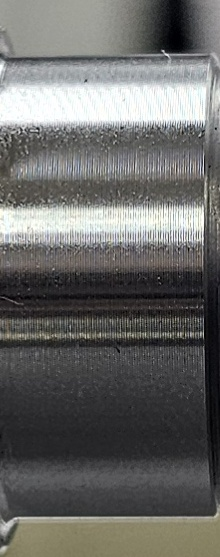
#> input picture Day020-1-1/sample_03_roi.jpg, 220 x 557 px, found by its file name
$ python main.py   (older library calls are emulated)
#> lines starting #> are read from the running program, lines starting #| are printed output that depends on the picture; after the words box and inside, x2 and y2 are one past the last pixel; in counts of white or black regions, pixels touching at a corner belong together; long printed decimals are rounded
import cv2
import numpy as np
from pathlib import Path


# ---------------------------------
# 1. 폴더 / 샘플 설정
# ---------------------------------

base_dir = Path("Day020-1-1")

samples = {
    "03": "sample_03_roi.jpg",
    "04": "sample_04_roi.jpg",
    "06": "sample_06_roi.jpg",
    "07": "sample_07_roi.jpg",
    "N01": "sample_N01_roi.jpg",
    "N02": "sample_N02_roi.jpg",
}


# ---------------------------------
# 2. Sub-pixel 보간 함수
# ---------------------------------

def subpixel_peak(profile, index):

    if index <= 0 or index >= len(profile) - 1:
        return float(index)

    y1 = profile[index - 1]
    y2 = profile[index]
    y3 = profile[index + 1]

    denominator = y1 - 2 * y2 + y3

    if denominator == 0:
        return float(index)

    offset = 0.5 * (y1 - y3) / denominator

    return float(index + offset)


# ---------------------------------
# 3. 한 이미지 측정 함수
# ---------------------------------

def measure_sample(image_path):

    image = cv2.imread(str(image_path))
#> image is the input picture: shape (557, 220, 3); mean B, G, R 103.3, 105.4, 105.4

    if image is None:
        raise FileNotFoundError(
            f"이미지를 찾을 수 없습니다 : {image_path}"
        )

    gray = cv2.cvtColor(
        image,
        cv2.COLOR_BGR2GRAY
    )
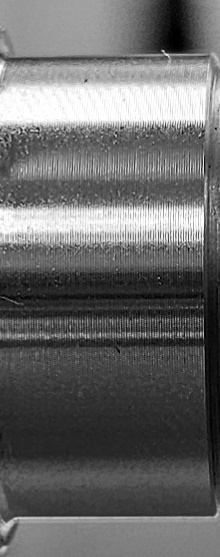
#> gray: shape (557, 220); min 0, max 255, mean 105.1

    blur = cv2.GaussianBlur(
        gray,
        (5, 5),
        0
    )
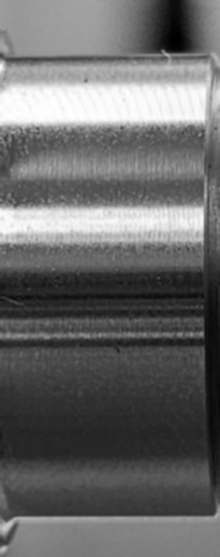
#> blur: shape (557, 220); min 1, max 255, mean 105.1

    gradient_y = cv2.Sobel(
        blur,
        cv2.CV_64F,
        0,
        1,
        ksize=3
    )
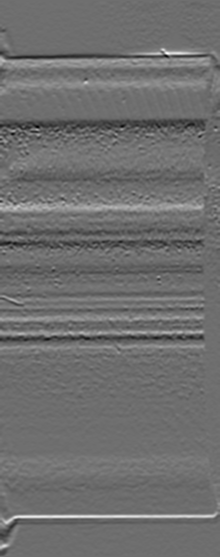
#> gradient_y: shape (557, 220) float64; min -298, max 386, mean 0; drawn with min black and max white

    gradient_abs = np.abs(
        gradient_y
    )
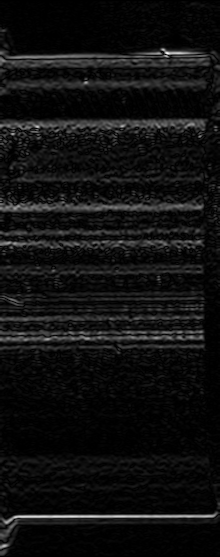
#> gradient_abs: shape (557, 220) float64; min 0, max 386, mean 25.6; drawn with min black and max white

    height, width = gray.shape
#> height = 557; width = 220

    center_y = height // 2
#> center_y = 278

    # 중앙 50% 구간에서 7곳 측정
    x_start = int(width * 0.25)
#> x_start = 55
    x_end = int(width * 0.75)
#> x_end = 165

    x_positions = np.linspace(
        x_start,
        x_end,
        7,
        dtype=int
    )
#> x_positions = [55, 73, 91, 110, 128, 146, 165]

    top_values = []
    bottom_values = []
    diameters = []

    result = image.copy()

    print()
    print("x | top_sub | bottom_sub | diameter")
    print("------------------------------------------")

    for x in x_positions:

        x1 = max(0, x - 2)
        x2 = min(width, x + 3)

        strip = gradient_abs[:, x1:x2]

        profile = np.mean(
            strip,
            axis=1
        )

        # -------------------------
        # 상단 Edge
        # -------------------------

        top_profile = profile[:center_y]

        top_index = np.argmax(
            top_profile
        )

        y_top = subpixel_peak(
            top_profile,
            top_index
        )

        # -------------------------
        # 하단 Edge
        # -------------------------

        bottom_profile = profile[center_y:]

        bottom_index_local = np.argmax(
            bottom_profile
        )

        bottom_index = (
            center_y
            + bottom_index_local
        )

        y_bottom = subpixel_peak(
            profile,
            bottom_index
        )

        # -------------------------
        # 외경
        # -------------------------

        diameter = y_bottom - y_top

        top_values.append(y_top)
        bottom_values.append(y_bottom)
        diameters.append(diameter)

        print(
            f"{x:4d} | "
            f"{y_top:9.3f} | "
            f"{y_bottom:12.3f} | "
            f"{diameter:8.3f}"
        )

        # -------------------------
        # 이미지 표시
        # -------------------------

        y_top_draw = int(round(y_top))
        y_bottom_draw = int(round(y_bottom))

        # 상단 Edge - 빨강
        cv2.circle(
            result,
            (x, y_top_draw),
            5,
            (0, 0, 255),
            -1
        )

        # 하단 Edge - 파랑
        cv2.circle(
            result,
            (x, y_bottom_draw),
            5,
            (255, 0, 0),
            -1
        )

        # 측정선 - 초록
        cv2.line(
            result,
            (x, y_top_draw),
            (x, y_bottom_draw),
            (0, 255, 0),
            2
        )
#> this loop made 7 passes
#> (top_index, y_top, y_bottom) on passes 1 to 7: (56, 56.27, 516.1), (56, 55.77, 516), (56, 55.57, 516), (207, 206.7, 516), (206, 206.4, 515.9), (53, 53.14, 515.9), (53, 52.51, 515.9)
#|   55 |    56.272 |      516.072 |  459.800
#|   73 |    55.772 |      516.017 |  460.245
#|   91 |    55.571 |      515.986 |  460.415
#|  110 |   206.676 |      515.977 |  309.301
#|  128 |   206.450 |      515.917 |  309.467
#|  146 |    53.135 |      515.905 |  462.770
#|  165 |    52.505 |      515.878 |  463.373
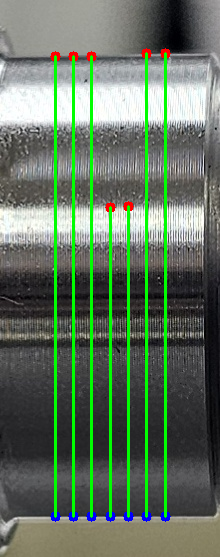
#> result: shape (557, 220, 3); 7.92% of pixels changed, all inside (x1, y1, x2, y2) = (50, 48, 171, 522)
#> after the loop, bottom_values = [516.1, 516, 516, 516, 515.9, 515.9, 515.9]; diameters = [459.8, 460.2, 460.4, 309.3, 309.5, 462.8, 463.4]; top_values = [56.27, 55.77, 55.57, 206.7, 206.4, 53.14, 52.51]

    # ---------------------------------
    # 대표값 / 표준편차
    # ---------------------------------

    median_px = np.median(diameters)
#> median_px = 460.2
    mean_px = np.mean(diameters)
#> mean_px = 417.9
    std_px = np.std(diameters)
#> std_px = 68.65

    top_std = np.std(top_values)
#> top_std = 68.64
    bottom_std = np.std(bottom_values)
#> bottom_std = 0.0634

    return (
        result,
        median_px,
        mean_px,
        std_px,
        top_std,
        bottom_std
    )


# ---------------------------------
# 4. 모든 샘플 실행
# ---------------------------------

print()
print("========== Day020-1-1 Edge 디버깅 ==========")

summary = {}

for name, filename in samples.items():

    print()
    print("======================================")
    print("Sample :", name)
    print("======================================")

    image_path = base_dir / filename

    (
        result,
        median_px,
        mean_px,
        std_px,
        top_std,
        bottom_std
    ) = measure_sample(image_path)
#> median_px = 460.2; mean_px = 417.9; std_px = 68.65; top_std = 68.64; bottom_std = 0.0634

    summary[name] = {
        "median": median_px,
        "mean": mean_px,
        "std": std_px,
        "top_std": top_std,
        "bottom_std": bottom_std
    }

    # 결과 이미지 저장
    output_path = (
        base_dir
        / f"{name}_measure.jpg"
    )

    cv2.imwrite(
        str(output_path),
        result
    )

    print()
    print("중앙값 :", median_px)
#| 중앙값 : 460.245
    print("평균 :", mean_px)
#| 평균 : 417.910
    print("외경 표준편차 :", std_px)
#| 외경 표준편차 : 68.649
    print("상단 Edge 표준편차 :", top_std)
#| 상단 Edge 표준편차 : 68.639
    print("하단 Edge 표준편차 :", bottom_std)
#| 하단 Edge 표준편차 : 0.06339

    print(
        "결과 이미지 저장 :",
        output_path
    )
#> pass 2 of the loop `for name, filename in samples.items():`:
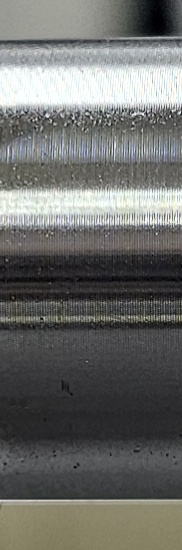
#> input picture Day020-1-1/sample_04_roi.jpg, 182 x 550 px, found by its file name
#> in measure_sample, image is the input picture: shape (550, 182, 3); mean B, G, R 105.9, 108.7, 108.1
#> gray: shape (550, 182)
#> blur: shape (550, 182)
#> gradient_y: shape (550, 182) float64
#> in measure_sample (call 2), `gradient_abs = np.abs( gradient_y )`:
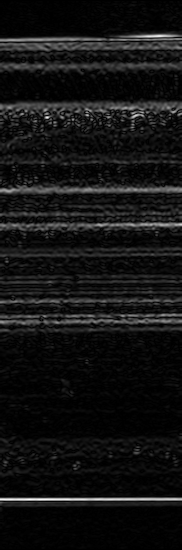
#> gradient_abs: shape (550, 182) float64; min 0, max 362, mean 27.5; drawn with min black and max white
#> the loop in measure_sample (call 2), `for x in x_positions: ` made 7 passes
#> (top_index, y_top, y_bottom) on passes 1 to 7: (117, 117, 498.9), (39, 38.96, 498.9), (39, 38.82, 498.9), (189, 189.2, 498.9), (224, 224.1, 498.9), (39, 39.17, 498.8), (115, 115, 498.8)
#> (printed output is left out)
#> after the loop in measure_sample (call 2), `for x in x_positions:`:
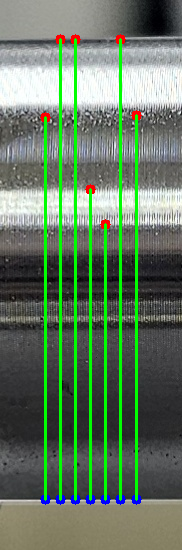
#> result: shape (550, 182, 3); 9.11% of pixels changed, all inside (x1, y1, x2, y2) = (40, 34, 142, 505)
#> after the loop in measure_sample (call 2), `for x in x_positions:`: bottom_values = [498.9, 498.9, 498.9, 498.9, 498.9, 498.8, 498.8]; diameters = [381.9, 459.9, 460.1, 309.7, 274.8, 459.7, 383.8]; top_values = [117, 38.96, 38.82, 189.2, 224.1, 39.17, 115]
#> in measure_sample (call 2), `median_px = np.median(diameters)`: median_px = 383.8
#> in measure_sample (call 2), `mean_px = np.mean(diameters)`: mean_px = 390
#> in measure_sample (call 2), `std_px = np.std(diameters)`: std_px = 70.19
#> in measure_sample (call 2), `bottom_std = np.std(bottom_values)`: bottom_std = 0.0422
#> `( result, median_px, mean_px, std_px, top_std, bottom_std ) = measure_..`: median_px = 383.8; mean_px = 390; std_px = 70.19; bottom_std = 0.0422
#| 중앙값 : 383.830
#| 평균 : 389.981
#| 외경 표준편차 : 70.185
#| 상단 Edge 표준편차 : 70.187
#| 하단 Edge 표준편차 : 0.04224
#> pass 3 of the loop `for name, filename in samples.items():`:
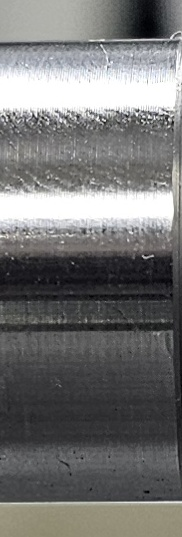
#> input picture Day020-1-1/sample_06_roi.jpg, 182 x 537 px, found by its file name
#> in measure_sample, image is the input picture: shape (537, 182, 3); mean B, G, R 115.4, 115.9, 115.9
#> gray: shape (537, 182)
#> blur: shape (537, 182)
#> gradient_y: shape (537, 182) float64
#> in measure_sample (call 3), `gradient_abs = np.abs( gradient_y )`:
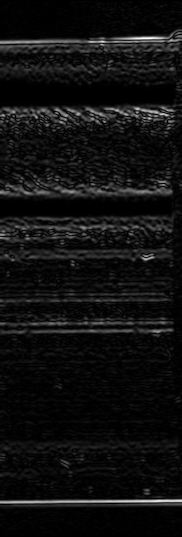
#> gradient_abs: shape (537, 182) float64; min 0, max 410, mean 26.7; drawn with min black and max white
#> the loop in measure_sample (call 3), `for x in x_positions: ` made 7 passes
#> (top_index, y_top, y_bottom) on passes 1 to 7: (41, 41.17, 501.4), (41, 41.03, 501.1), (41, 40.94, 501.1), (41, 41.32, 501), (41, 41.35, 500.9), (41, 41.14, 500.9), (38, 37.95, 500.8)
#> (printed output is left out)
#> after the loop in measure_sample (call 3), `for x in x_positions:`:
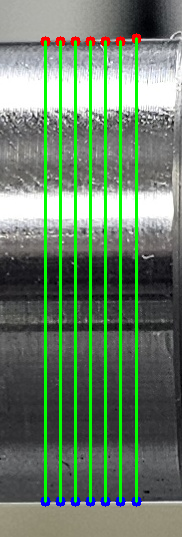
#> result: shape (537, 182, 3); 10.85% of pixels changed, all inside (x1, y1, x2, y2) = (40, 33, 142, 507)
#> after the loop in measure_sample (call 3), `for x in x_positions:`: bottom_values = [501.4, 501.1, 501.1, 501, 500.9, 500.9, 500.8]; diameters = [460.2, 460.1, 460.2, 459.7, 459.6, 459.7, 462.8]; top_values = [41.17, 41.03, 40.94, 41.32, 41.35, 41.14, 37.95]
#> in measure_sample (call 3), `median_px = np.median(diameters)`: median_px = 460.1
#> in measure_sample (call 3), `mean_px = np.mean(diameters)`: mean_px = 460.3
#> in measure_sample (call 3), `std_px = np.std(diameters)`: std_px = 1.04
#> in measure_sample (call 3), `top_std = np.std(top_values)`: top_std = 1.13
#> in measure_sample (call 3), `bottom_std = np.std(bottom_values)`: bottom_std = 0.197
#> `( result, median_px, mean_px, std_px, top_std, bottom_std ) = measure_..`: median_px = 460.1; mean_px = 460.3; std_px = 1.04; top_std = 1.13; bottom_std = 0.197
#| 중앙값 : 460.112
#| 평균 : 460.331
#| 외경 표준편차 : 1.037
#| 상단 Edge 표준편차 : 1.130
#| 하단 Edge 표준편차 : 0.1968
#> the loop made 6 passes; the first 3 are shown


# ---------------------------------
# 5. 전체 요약
# ---------------------------------

print()
print("========== 전체 결과 요약 ==========")

for name, values in summary.items():

    print(
        f"{name:>3} | "
        f"median={values['median']:.3f} px | "
        f"std={values['std']:.3f} px | "
        f"top_std={values['top_std']:.3f} | "
        f"bottom_std={values['bottom_std']:.3f}"
    )
#> this loop made 6 passes
#> name on passes 1 to 6: '03', '04', '06', '07', 'N01', 'N02'
#|  03 | median=460.245 px | std=68.649 px | top_std=68.639 | bottom_std=0.063
#|  04 | median=383.830 px | std=70.185 px | top_std=70.187 | bottom_std=0.042
#|  06 | median=460.112 px | std=1.037 px | top_std=1.130 | bottom_std=0.197
#|  07 | median=274.470 px | std=65.831 px | top_std=65.893 | bottom_std=0.102
#| N01 | median=404.742 px | std=67.351 px | top_std=67.389 | bottom_std=0.084
#| N02 | median=401.892 px | std=59.499 px | top_std=59.499 | bottom_std=0.252


print()
print("Edge 디버깅 완료")
